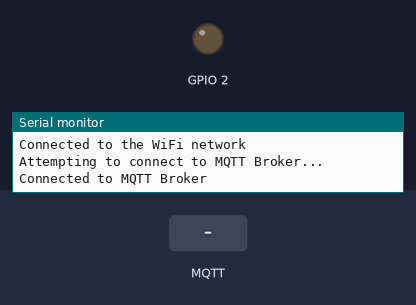
A sketch run on a simulated ESP8266 (NodeMCU). On the bench: output pins drawn as LEDs (lit = HIGH, except the on-board LED, lit = LOW), the last lines printed to the serial monitor. The test bench sets the inputs (shaded band). WiFi joins after 1.5 s; servers stay silent unless stated; no MQTT or app messages arrive unless stated.

Above: at 2.7 s.
2.8 s: MQTT message "1" arrives on the first subscribed topic
At 4.0 s:
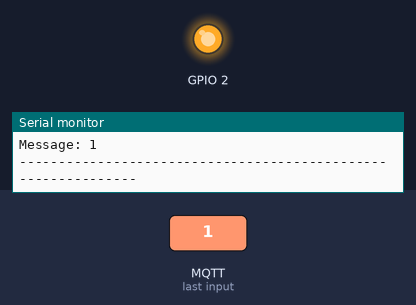
4.3 s: MQTT message "0" arrives on the first subscribed topic
At 5.3 s:
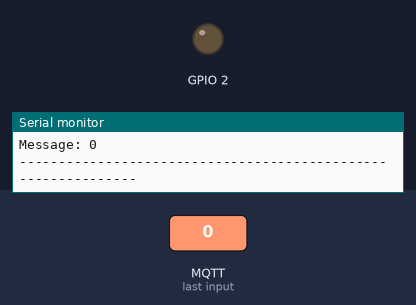
Timing chart, 0 to 7.3 s (numbered marks = the images above; inputs shaded):
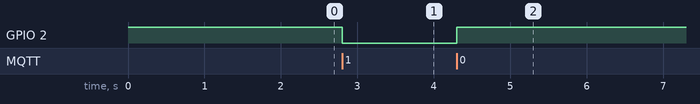

The sketch:

connect-to-mqtt.ino
```cpp
#include <ESP8266WiFi.h>
#include <PubSubClient.h>

// Network Setting
const char* ssid = "your-wifi-ssid";
const char* password = "wifi-pass";

// MQTT Setting
const char* mqttServer = "192.168.1.12";
const int mqttPort = 1883;
const char* mqttUser = "test-mqtt";
const char* mqttPassword = "mq1111";
const char* mqttClientId = "esp8266_client";

const char* mqttSubTopic = "room/bed/lights";

WiFiClient espClient;
PubSubClient client(espClient);

void setup() {
  // Initialize the BUILTIN_LED pin as an output
  pinMode(BUILTIN_LED, OUTPUT);

  // Start with LED OFF
  digitalWrite(BUILTIN_LED, HIGH);

  Serial.begin(115200);

  WiFi.begin(ssid, password);

  while (WiFi.status() != WL_CONNECTED) {
    delay(500);
    Serial.println("Connecting to WiFi...");
  }

  Serial.println("Connected to the WiFi network");

  client.setServer(mqttServer, mqttPort);
  client.setCallback(callback);
}

void loop() {
  if (!client.connected()) {
    reconnect();
  }

  client.loop();
}

void connect() {
  if (client.connect(mqttClientId, mqttUser, mqttPassword)) {
    Serial.println("Connected to MQTT Broker");

    // When connected, broadcast an announcement that client is connected
    client.publish(mqttSubTopic, "Hello from ESP8266");
    client.subscribe(mqttSubTopic);
  } else {
    Serial.print("Failed with state: ");
    Serial.println(client.state());

    // Wait for 5 seconds before trying to connect once more
    delay(5000);
  }
}

void reconnect() {
  // Loop until we are connected back
  while (!client.connected()) {
    Serial.println("Attempting to connect to MQTT Broker...");

    // Attempt to connect back
    connect();
  }
}

void callback(char* topic, byte* payload, unsigned int length) {
  Serial.print("Message arrived in topic: ");
  Serial.println(topic);

  Serial.print("Message: ");

  for (int i = 0; i < length; i++) {
    Serial.print((char)payload[i]);
  }

  if ((char)payload[0] == '1') {
    // Turn the LED on (LOW is the voltage level) but actually the LED is on.
    // This is because it is active low on the ESP-01
    digitalWrite(BUILTIN_LED, LOW);
  } else {
    // Turn off the LED by making the voltage HIGH
    digitalWrite(BUILTIN_LED, HIGH);
  }

  Serial.println();
  Serial.println("--------------------------------------------------------------");
}
```

Measured:
- after the input at 2.8 s, GPIO 2: HIGH → LOW at once
- after the input at 4.3 s, GPIO 2: LOW → HIGH at once
